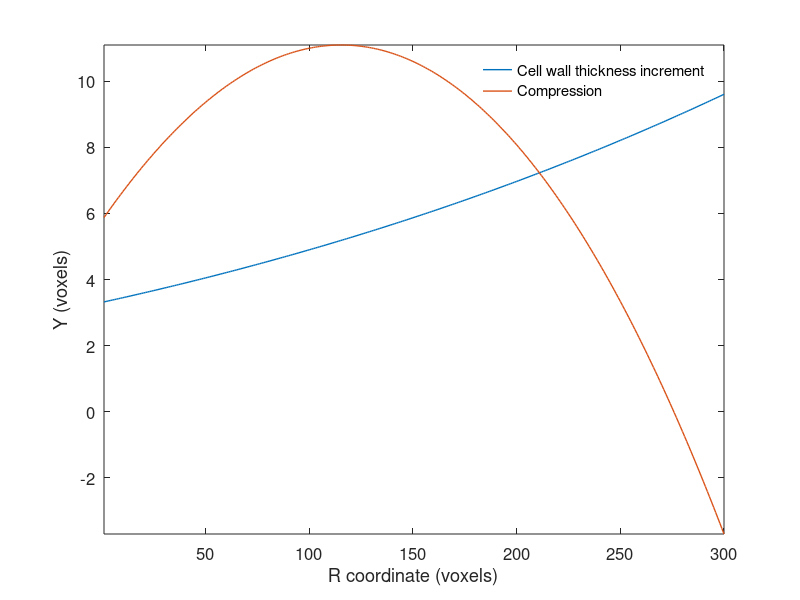

The MATLAB source for this figure: (Note: this script raises an error after producing the figure.)
clear, close all, clc,warning('off','all');
%% set parameters

%%------------------------------------------------------------%%
% KEY: In section: Add complicated deformation to the volume image
% The parameter vector k = []; should be set carefully. Especially those
% for "Deform small cells". For smaller cellR, this amplitude and influence
% region should all be smaller. To check how the parameter vector affect
% the distortion map, please plot the distortion map using script
% plot_distortionMap.m. If you didn't change k, the results might be super
% wired.

% Smaller cellR generally also denotes smaller cellEndThick and
% cellWallThick, rayCellLength, rayCellLength, rayHeight, PeriodParameter

% Volume structure size;
sizeVolume    = [300,300,300];

% The volume structrue is slightly enlarged for image interpolation. It
% should be larger for larger volume structure size
extraSZ   = [100,150,100];
sizeImEnlarge = sizeVolume+extraSZ; % The simulated structure is a bit larger than the expected one.
% The extra region will be removed afterwards.
SaveFolder = 'SaveSpruce/'; % Folder to save the data
mkdir(SaveFolder);


cellR              = 14.5; % The grid distance for the nodes we generated. In Unit of voxels.
% It is roughly the radius of the fibers.
xVector            = 5:cellR:sizeImEnlarge(1)-5; % the grid node points
yVector            = 5:cellR:sizeImEnlarge(2)-5; % the grid node points
[xGrid, yGrid]     = ndgrid(xVector,yVector);
cellLength         = 4877; % Average fiber length
cellLengthVariance = 1219; % Standard deviation of fiber length
vesselLength       = 4877; % Standard deviation of vessel length
vesselLengthVariance = 1219; % Standard deviation of vessel length
sliceInterestSpace = 100; % We generate one slice every 100 slice.
% Along L direction, the intensity is interpolated from these slices
PeriodParameter    = 1000; % This parameter is related to the period of the year ring size
% ray cell basic length
rayCellLength      = 149.4; % ray cell length along radial direction
% ray cell disturbance
rayCell_variance   = 38.5; % ray cell length deviation along radial direction
% cell end thickness;
cellEndThick       = 2; % End of cell wall thickness along L direction
cellWallThick      = 3; % Cell wall thickness
% vessel wall thickness is thicker than general cell wall
vesselThicker      = 0; % Assume vessel is thicker than ray cells. It could be any value
rayHeight          = 40; % the width of the ray cell
% four neighbor grids. Do not change here
neighborLocal      = [-1, 0, 1, 0;
    0, -1, 0, 1];
% the grid node number
rayCellNum         = 8.44; % ray cell count in a group
rayCellNumStd      = 4.39; % ray cell count in a group
saveVolumeAs3D     = 0; % 1 or 0. If the volume size is too large. This operation may out of memory.
numGridNodes       = length(xGrid(:));

% For data transfer
Params.sizeIm      = sizeVolume;
Params.cellR       = cellR;
Params.xGrid       = xGrid;
Params.yGrid       = yGrid;
% Params.cellLengthDist = cellLengthDist;
Params.cellLength     = cellLength;
Params.rayCellLength  = rayCellLength;
Params.rayCell_variance  = rayCell_variance;
Params.cellEndThick   = cellEndThick;
Params.neighborLocal  = neighborLocal;
Params.rayHeight      = rayHeight;
Params.sizeImEnlarge  = sizeImEnlarge;
Params.cellThick      = cellWallThick;
Params.gridSize       = [length(xVector),length(yVector)];



%% Generate the distortion map for early wood and late wood
thickerAll    = [];
compress_all  = [];
Temp = 0;
for i = 1:20
    % Cell wall thickness distribution is different in early wood and late
    % wood
    featureSize1 = round(PeriodParameter+PeriodParameter*rand(1)); % The size of a year ring is roughly controled by this
    thickAmptitude = cellR/2*(1+0.5*rand(1)); % Control the amptitude of the cell wall thickness.
    thicker1 = thickAmptitude/featureSize1^4*(round(0.4*featureSize1):featureSize1)'.^4; % They are added to the original one
    thicker1 = thicker1-thicker1(1);
    thickerAll = [thickerAll;thicker1];
    
    % The fiber size is different in early wood and late wood. Their size
    % can be controled by applying a compression to the whole field. The
    % compression is designed
    k         = cellR/1.5/3*featureSize1/14.5; % Change this value to control the extent of compression
    compress  = -k/featureSize1^3*(round(0.4*featureSize1):featureSize1)'.^3; % Control the extent of fiber compression in different regions
    compress  = compress + Temp - compress(1);
    compress_all = [compress_all;compress];
    Temp      = compress_all(end);
end

indStart = 2*PeriodParameter; % This value is not important. It should be roungly this value
thickerAll_validSub   = thickerAll(indStart+1:indStart+sizeImEnlarge(1));
compress_all_validSub = compress_all(indStart+1:indStart+sizeImEnlarge(1));
compress_all_validSub = compress_all_validSub - compress_all_validSub(1)...
    -(compress_all_validSub(end) - compress_all_validSub(1))*(1:sizeImEnlarge(1))'/sizeImEnlarge(1);

figure(1),
plot(thickerAll_validSub(extraSZ(1)/2+1:sizeVolume(1)+extraSZ(1)/2),'linewidth',1);
hold on,
plot(compress_all_validSub(extraSZ(1)/2+1:sizeVolume(1)+extraSZ(1)/2),'linewidth',1);
axis tight,
set(gcf,'color','w');
legend('Cell wall thickness increment','Compression','location','northeast');
legend('boxoff');
xlabel('R coordinate (voxels)');
ylabel('Y (voxels)');
% ylim([-40,30])
set(gca,'fontsize',12),
saveas(gcf,[SaveFolder,'ThickDistribution'],'epsc');




% Specify the location of grid nodes and the thickness (with disturbance)
% for some typical slice
t  = 0;
sliceInterest = [1:sliceInterestSpace:sizeImEnlarge(3),sizeImEnlarge(3)];
for iSlice = sliceInterest
    t         = t+1;
    % Random location for the nodes. 3 and 1.5 are used to control the randomness of the nodes
    xGrid_interp(:,t)     = xGrid(:)+rand(numGridNodes,1)*3-1.5;
    yGrid_interp(:,t)     = yGrid(:)+rand(numGridNodes,1)*3-1.5;
    
    thicker_inerp           = thickerAll_validSub(round(xGrid_interp(:,t)));
    Thickness_interp_ray(:,t) = (cellWallThick-0.5)*ones(numGridNodes,1)+rand(numGridNodes,1)*1;
    
    Thickness_interp_fiber(:,t) = Thickness_interp_ray(:,t)+thicker_inerp;
end

% Interp the grid nodes location and thickness for all slices
parfor i = 1:length(xGrid(:))
    xGrid_all(i,:)     = spline(sliceInterest,xGrid_interp(i,:),1:sizeImEnlarge(3));
    yGrid_all(i,:)     = spline(sliceInterest,yGrid_interp(i,:),1:sizeImEnlarge(3));
    Thickness_all_fiber(i,:) = spline(sliceInterest,Thickness_interp_fiber(i,:),1:sizeImEnlarge(3));
    Thickness_all_ray(i,:) = spline(sliceInterest,Thickness_interp_ray(i,:),1:sizeImEnlarge(3));
end
Params.xGrid_all     = xGrid_all;
Params.yGrid_all     = yGrid_all;
Params.Thickness_all = Thickness_all_fiber;
Params.Thickness_all_ray = Thickness_all_ray;

if 0
    h0 = figure;
    plot(xGrid_all(1,:),1:length(xGrid_all(1,:)),'k.');
    hold on,
    plot(xGrid_all(2,:),1:length(xGrid_all(2,:)),'k.');
    set(gcf,'color','w'),axis tight,xlabel('X (voxel)'),ylabel('Z (voxel)')
    saveas(gcf,[SaveFolder,'grid_distri_Z'],'epsc');
end

if 0
    h = figure;
    plot(xGrid_all(1,:),1:length(Thickness_all_fiber(1,:)),'k-');
    set(gcf,'color','w'),axis tight,xlabel('X (voxel)'),ylabel('Z (voxel)')
    saveas(gcf,[SaveFolder,'thick_distri_Z'],'epsc');
end

if 0
    h1 = figure;
    plot(xGrid_interp(:,[1]),yGrid_interp(:,[1]),'r.');
    set(gcf,'color','w'),axis equal,axis tight,xlabel('X (voxel)'),ylabel('Y (voxel)')
    saveas(gcf,[SaveFolder,'grid'],'epsc');
end

% location of ray cells along T direction.
raycell_linspace = linspace(8,length(yVector)-7,round((length(yVector)-15)/10));
raycellXindAll = raycell_linspace+rand(1,length(raycell_linspace))*6-3;
raycellXindAll = floor(raycellXindAll./2)*2+1;

% Specify the location of the vessels. The vessels should only be given at
% some positions. Addtionally, it shouold be within the grid.
x_rand_1 = round(((rand(60,1)*(length(xVector)-16))+8)/2)*2-1;
y_rand_1 = round(((rand(60,1)*(length(yVector)-14))+7)/4)*4;
y_rand_2 = round(((rand(50,1)*(length(yVector)-14))+7)/2)*2;
x_rand_2 = round(((rand(50,1)*(length(xVector)-16))+8)/2)*2;

x_rand_all = [x_rand_1;x_rand_2];
y_rand_all = [y_rand_1;y_rand_2];
Vessel_all = [x_rand_all,y_rand_all];

% Create a large volume image with all voxels being 0 (black)
volImgRef = 255*ones(sizeImEnlarge,'uint8');



t = 0;
s = 0;
raycellWidth = [];
keepRayCell = [];
raycellXindAll_update = [];
% raycellXindAll means the ray cell group index along y dirction
for i = 1:length(raycellXindAll)
    
    % generate the raycell groups along z direciton
    m = sizeImEnlarge(3)/rayCellNum/rayHeight+5;
    raycellWidth_temple{i} = 0;
    
    % the space from the first stack of the rays to the top slice
    %% change made here
    rayCellSpace   = round(16*rand(ceil(m),1)+6);
    for j = 1 : m
        s = s+1;
        % have two column of ray cells
        raycellXind     = [raycellXindAll(i),raycellXindAll(i)+1];
        
        % for each column, it should have some ray cell stacks
        rayCellNumGroup      = round(rayCellNum+randn(1)*rayCellNumStd);
        if rayCellNumGroup <5
            rayCellNumGroup = 5;
        end
        if rayCellNumGroup >25
            rayCellNumGroup = 25;
        end
        
        %% for every positon along x direction, it may have several groups
        
        if j == 1
            raycellWidth_temple{i}  = raycellWidth_temple{i}(end)+...
                ([0:rayCellNumGroup]+rayCellSpace(j)+round(-30*rand(1)))*rayHeight;
        else
            raycellWidth_temple{i}  = raycellWidth_temple{i}(end)+...
                ([0:rayCellNumGroup]+rayCellSpace(j))*rayHeight;
        end
        
        %% Generate the ray cells in this group
        %% change made here
        if raycellWidth_temple{i}(1)<=sizeImEnlarge(3)-150 && raycellWidth_temple{i}(end)>=150
            t = t+1;
            raycellXindAll_update(t) = raycellXindAll(i);
            raycellWidth{t}  = round(raycellWidth_temple{i});
            keepRayCell(t) = i;
            raycellXind_all{t} = raycellXind;
        end
    end
end

% Generate small cells.
SkipFibre = [];
if ~isempty(keepRayCell)
    skipFiberColumn = [raycellXindAll(squeeze(keepRayCell)),raycellXindAll(squeeze(keepRayCell))+1];
else
    skipFiberColumn = [];
end

raycellXind_all_vec = [];
if length(raycellWidth) >= 1
    for t = 1:length(raycellXind_all)
        raycellXind_all_vec = [raycellXind_all_vec,raycellXind_all{t}];
    end
end


t = 0;
exp_elipse_2 = zeros(length(xVector)-2,length(yVector)-2);
for i = 2:2:length(xVector)-2
    for j = 2:2:length(yVector)-2
        if isempty(find(skipFiberColumn == j))
        if min(abs(j-raycellXind_all_vec)) <=4
            is_close_to_ray = 1;
        else
            is_close_to_ray = 0;
        end
        

        if min(abs(j-raycellXind_all_vec)) <=8
            is_close_to_ray_far = 1;
        else
            is_close_to_ray_far = 0;
        end

        if isempty(raycellXind_all_vec)
            is_close_to_ray = 0;
        end

        if isempty(raycellXind_all_vec)
            is_close_to_ray_far = 0;
        end

        if isempty(find(skipFiberColumn == j))
            t = t+1;
            
            % To control the length of the fibers
            fiberEndLocAll    = [];
            Initial = round(rand(1)*cellLength);
            fiberEndLocAll(1) = Initial;
            for s = 1:ceil(max((sizeImEnlarge(3)+4*cellLength)/cellLength+3))
                temp = min(3*cellLength,max(100,cellLength+randn(1)*cellLengthVariance));
                fiberEndLocAll(s+1) = round(fiberEndLocAll(s)+temp);
            end
            % This is a manully given value. To increase the randomness
            fiberEndLoc = fiberEndLocAll-4*cellLength+1;
            % The end of the vessel should be inside the volume.
            fiberEndLoc = fiberEndLoc(fiberEndLoc>=4 & fiberEndLoc<=sizeImEnlarge(3)-4);
            
            
            
            fiberEnd  = [];
            if ~isempty(fiberEndLoc)
                for iThick = 0:cellEndThick-1
                    fiberEnd = [fiberEnd;fiberEndLoc+iThick];
                end
            end
            
            i1 = i;
            % The arrangement of the cells should be stager. So every four
            % nodes, they should deviate along x direction.
            if mod(j,4) == 0
                i1 = i+1;
            end
            % Convert subscript to index of this cell
            ind  = length(xVector)*(j-1)+i1;
            % Skip some fibres
            skipCellThick = 0;
            for iSlice = 1:sizeImEnlarge(3)
                % used to store the four neighbored points for elipse fitting
                pointCoord = [];
                % small fibers
                % find the four neighbored nodes for elipse fitting
                for k = 1:4
                    indxNeighbor    = length(xVector)*(j-1+neighborLocal(2,k))+i1+neighborLocal(1,k);
                    pointCoord(k,:) = [xGrid_all(indxNeighbor,iSlice),yGrid_all(indxNeighbor,iSlice)];
                end
                % make the elipse more elipse
                if skipCellThick == 0
                    pointCoord(2,2)     = pointCoord(2,2)-1.5;
                    pointCoord(4,2)     = pointCoord(4,2)+1.5;
                end
                
                C_elipse                = fitElipse(pointCoord); % Estimate the coeffecients of the elipse
                % Then we can estimate the diameter along two direction for the fiber
                % The rectangle region covering the elipse.
                regionCellindx = ceil(ceil(C_elipse(3))+[-max(floor(C_elipse(1:2))):max(floor(C_elipse(1:2)))]);
                regionCellindy = ceil(ceil(C_elipse(4))+[-max(floor(C_elipse(1:2))):max(floor(C_elipse(1:2)))]);
                regionCellindx = max(1,min(regionCellindx)):min(max(regionCellindx),sizeImEnlarge(1));
                regionCellindy = max(1,min(regionCellindy)):min(max(regionCellindy),sizeImEnlarge(2));
                [regionCellx,regionCelly] = ndgrid(regionCellindx,regionCellindy);
                
                % External contour
                    
                exp_elipse_1 =4;
                inElipse1      = abs((regionCellx-C_elipse(3))).^exp_elipse_1./abs(C_elipse(1))^exp_elipse_1 + abs((regionCelly-C_elipse(4))).^exp_elipse_1./abs(C_elipse(2))^exp_elipse_1;
                % Internal contour
                if exp_elipse_2(i,j) == 0
                    if is_close_to_ray
                        exp_elipse_2(i,j) = 5+round(rand(1)*2);
                    else
                        if rand(1)<0.8
                            exp_elipse_2(i,j) = 3+round(rand(1)*2);
                        else
                           exp_elipse_2(i,j) = 5+round(rand(1)*2);
                        end
                    end
                end
                inElipse2      = abs((regionCellx-C_elipse(3))).^exp_elipse_2(i,j)./abs((C_elipse(1)-Thickness_all_fiber(ind,iSlice)-skipCellThick)).^exp_elipse_2(i,j) + ...
                        abs((regionCelly-C_elipse(4))).^exp_elipse_2(i,j)./abs((C_elipse(2)-Thickness_all_fiber(ind,iSlice)-skipCellThick)).^exp_elipse_2(i,j);
                %                 regionCell     = zeros(length(regionCellindx),length(regionCellindy));
                regionCell     = ones(length(regionCellindx),length(regionCellindy),'double');
                if isempty(find(iSlice==fiberEnd))
                    % if this slice is not the end of this cell
                    % inside the lumen, it should be black
                    regionCell = 1./(1+exp(-(inElipse2-1)/0.05));
                else
                    % if this slice is the end of this cell,
                    % all points should be white
                end
                volImgRef(regionCellindx,regionCellindy,iSlice) = uint8(double(volImgRef(regionCellindx,regionCellindy,iSlice)).*regionCell);
            end
        end
        end
    end
end
volImgRef(volImgRef>255) = 255;
if 0
    h2 = figure;
    imshow(volImgRef(:,:,1))
    set(gcf,'color','w'),axis equal,axis tight,xlabel('X (voxel)'),ylabel('Y (voxel)')
    saveas(h2,[SaveFolder,'surf1'],'epsc');
end


%% Generate ray cells
Folder_Init = [SaveFolder,'/volImgInit/'];
mkdir(Folder_Init);
parfor z = 1:size(volImgRef,3)
    imgZ = volImgRef(:,:,z);
    zStr = num2str(z);
    numStr = '00000';
    numStr(end-length(zStr)+1:end) = zStr;
    FileNameAll{z} = ['volImgRef_',numStr,'.bmp'];
    imgName = fullfile(Folder_Init,FileNameAll{z});
    imwrite(imgZ,imgName);
end
volImgRef_final = volImgRef;
clear volImgRef;

for t = 1:length(raycellWidth)
    volImgRef_final  = rayCellGenerateSpruce(volImgRef_final,raycellXind_all{t},raycellWidth{t},Params);
end

if 0
    h4 = figure;
    imshow(squeeze(volImgRef_final(240,:,:)))
    set(gcf,'color','w'),axis equal,axis tight,
    saveas(h4,[SaveFolder,'slice1_raycell'],'epsc');
end


%% Add complicated deformation to the volume image
[x,y]  = ndgrid(1:sizeImEnlarge(1),1:sizeImEnlarge(2));
u      = zeros(sizeImEnlarge(1:2));
v      = zeros(sizeImEnlarge(1:2));
u1     = zeros(sizeImEnlarge(1:2));
v1     = zeros(sizeImEnlarge(1:2));
t      = 0;
for i = 2:2:length(xVector)-1
    for j = 2:2:length(yVector)-1
        if min(abs(j-raycellXind_all_vec)) <=4
            is_close_to_ray = 1;
        else
            is_close_to_ray = 0;
        end

        if min(abs(j-raycellXind_all_vec)) <=8
            is_close_to_ray_far = 1;
        else
            is_close_to_ray_far = 0;
        end


        if isempty(raycellXind_all_vec)
            is_close_to_ray = 0;
        end

        if isempty(raycellXind_all_vec)
            is_close_to_ray_far = 0;
        end
        
        t = t+1;
        i1 = i;
        pointCoord = [];
        
        if mod(j,4) == 0
            i1 = i+1;
        end
        ind  = length(xVector)*(j-1)+i1;
        
        % Deform small cells
        islarge    = 0;
        indxPt     = length(xVector)*(j-1)+i1;
        pointCoord = [xGrid_all(indxPt,1),yGrid_all(indxPt,1)];
        
        %----------the value here are super important-------------%
        k          = [0.1,0.08,2,8+rand(1)*10];

        u_temp     = localDistort(x,y,pointCoord(1),pointCoord(2),k);
        
        %----------the value here are super important-------------%
        if is_close_to_ray
            % k          = [0.05,0.04,2,3+rand(1)*3];
            k          = [0.1,0.08,2,2+rand(1)*2];
        else
            
            % k          = [0.05,0.04,2,6+rand(1)*15];
            k          = [0.1,0.08,2,6+rand(1)*9];
        end
        
        v_temp     = localDistort(y,x,pointCoord(2),pointCoord(1),k);
        
        u          = u + u_temp;
        v          = v + v_temp;
        
        if rand(1)<1/15
            % Deform for a large regions
            islarge    = 1;
            indxPt     = length(xVector)*(j-1)+i1;
            pointCoord = [xGrid_all(indxPt,1),yGrid_all(indxPt,1)];
            
            %----------the value here are super important-------------%
            if is_close_to_ray_far
                k      = [0.04,0.03,1+1*rand(1),0.5*(1+1*rand(1))];
            else
                k      = [0.04,0.03,1+1*rand(1),1.5*(1+1*rand(1))];
            end
            u_temp     = localDistort(x,y,pointCoord(1),pointCoord(2),k);
            u1         = u1 + u_temp;
            
            %----------the value here are super important-------------%
            if is_close_to_ray_far
                k      = [0.04,0.03,1+1*rand(1),0.4*(1+1*rand(1))];
            else
                k      = [0.04,0.03,1+1*rand(1),1*(1+1*rand(1))];
            end
            v_temp     = localDistort(y,x,pointCoord(2),pointCoord(1),k);
            v1         = v1 + sign(randn(1))*v_temp;
        end
    end
end


if 1
    h5 = figure;
    surf(u(end:-1:1,:)),colorbar,view([0,90])
    set(gcf,'color','w'),shading interp, axis equal,axis tight,xlabel('Y (voxel)'),ylabel('X (voxel)')
    saveas(h5,[SaveFolder,'def_local'],'epsc');
end
% image interpolation

Folder_ImgSeries = [SaveFolder,'/volImgBackBone/'];
mkdir(Folder_ImgSeries);
parfor z = 1:size(volImgRef_final,3)
    imgZ = volImgRef_final(:,:,z);
    imgName = fullfile(Folder_ImgSeries,FileNameAll{z});
    imwrite(imgZ,imgName);
end
clear volImgRef_final;
clear volImgRef_final;

Folder_ImgSeries_LocalDist = [SaveFolder,'/LocalDistVolume/'];
mkdir(Folder_ImgSeries_LocalDist)

%% Impose local distortion by image interpolation
parfor z = 1:sizeImEnlarge(3)
    
    imgName = fullfile(Folder_ImgSeries,FileNameAll{z});
    ImCover = double(imread(imgName));
    
    [x_grid,y_grid]      = ndgrid(1:sizeImEnlarge(1),1:sizeImEnlarge(2));
    v_all_raycell = rayCell_shrinking_spruce(...
        Params,yVector,sizeImEnlarge,raycellWidth,raycellXindAll_update,v,rayHeight,cellR-1,z);
    
    u_compress_Mat = repmat(compress_all_validSub,1,sizeImEnlarge(2));
    x_interp = x_grid+u+u_compress_Mat;
    y_interp = y_grid+v+v_all_raycell;
    
    Vq       = griddata(x_interp(:),y_interp(:),ImCover(:),x_grid(:),y_grid(:),'linear');
    imInterp = reshape(Vq,sizeImEnlarge(1:2));
    
    imInterp(isnan(imInterp)) = 0;
    % imInterp(imInterp<0)      = 0;
    % imInterp(imInterp>0)    = 255;
    ImgTemp           = uint8(imInterp);
    
    imgName = fullfile(Folder_ImgSeries_LocalDist,FileNameAll{z});
    imwrite(ImgTemp,imgName);
end
% toc

%% image interpolation
Folder_ImgSeries_GlobalDist = [SaveFolder,'/GlobalDistVolume/'];
mkdir(Folder_ImgSeries_GlobalDist)

for t = 1:length(sliceInterest)-1
    if t == length(sliceInterest)-1
        indxZ    = sliceInterest(t):sliceInterest(t+1);
    else
        indxZ    = sliceInterest(t):sliceInterest(t+1)-1;
    end
    volImgLocalDistSub = [];
    for z = indxZ
        imgName = fullfile(Folder_ImgSeries_LocalDist,FileNameAll{z});
        imgZ = single(imread(imgName));
        volImgLocalDistSub = cat(3,volImgLocalDistSub,imgZ);
    end
    
    [x_grid,y_grid,z_grid] = ndgrid(1:single(sizeImEnlarge(1)),1:single(sizeImEnlarge(2)),single(indxZ));
    v_allz   = (x_grid-sizeImEnlarge(1)*2/5).^3/1e7/2+(y_grid-sizeImEnlarge(2)/2).*(z_grid-sizeImEnlarge(3)/2)/(10^4)/5;
    u_allz   = (y_grid-sizeImEnlarge(1)/3).^2/1e4/3+(x_grid-sizeImEnlarge(2)/3).*(z_grid-sizeImEnlarge(3)/3)/(10^4)/4;
    % w_allz   = (z_grid-sizeImEnlarge(3)/2).*(x_grid-sizeImEnlarge(1)/2)/1e4+5*sin(pi*x_grid/(sizeImEnlarge(1)/2)+z_grid/(sizeImEnlarge(3)/2));
    
    x_interp = x_grid-u_allz-repmat(u1,1,1,size(u_allz,3));
    y_interp = y_grid-v_allz;
    z_interp = z_grid;
    
    if t == 1
        if 1
            h6 = figure;
            surf(v_allz(end:-1:1,:,1)),hc = colorbar; view([0,90]);
            set(gcf,'color','w'),shading interp, axis equal,axis tight,xlabel('Y (voxel)'),ylabel('X (voxel)')
            saveas(h6,[SaveFolder,'def_global'],'epsc');
        end
    end
    
    % interpolation
    Vq       = uint8(interpn(x_grid,y_grid,z_grid,volImgLocalDistSub,...
        x_interp(:),y_interp(:),z_interp(:),'linear'));
    VolImg_Temp   = reshape(Vq,[sizeImEnlarge(1),sizeImEnlarge(2),length(indxZ)]);
    k = 0;
    for z = indxZ
        k = k+1;
        imgZ = VolImg_Temp(:,:,k);
        imgName = fullfile(Folder_ImgSeries_GlobalDist,FileNameAll{z});
        imwrite(imgZ,imgName);
    end
end
figure,
imshow(VolImg_Temp(:,:,1))
set(gcf,'color','w');

%% Save the center part of the volume
Folder_FinalVolumeSlice = [SaveFolder,'/FinalVolumeSlice/'];
mkdir(Folder_FinalVolumeSlice)

for i = round(extraSZ(3)/2)+1:sizeVolume(3)+round(extraSZ(3)/2)
    imgName = fullfile(Folder_ImgSeries_GlobalDist,FileNameAll{i});
    img = imread(imgName);
    imgName_save = fullfile(Folder_FinalVolumeSlice,FileNameAll{i-round(extraSZ(3)/2)});
    imwrite(img(round(extraSZ(1)/2)+1:sizeVolume(1)+round(extraSZ(1)/2),...
        round(extraSZ(2)/2)+1:sizeVolume(2)+round(extraSZ(2)/2)),imgName_save);
end

%% Save the center part of the volume
if saveVolumeAs3D
    Folder_FinalVolume = [SaveFolder,'/FinalVolume3D/'];
    mkdir(Folder_FinalVolume)
    for i = 1:sizeVolume(3)
        imgName = fullfile(Folder_FinalVolumeSlice,FileNameAll{i});
        img = imread(imgName);
        volumeFinal(:,:,i) = img;
    end
    save(fullfile(Folder_FinalVolume,'FinalVolume.mat'),'volumeFinal');
end
%%
